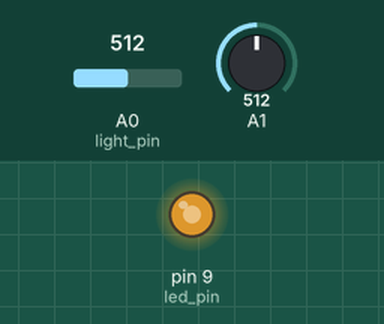
A sketch run on a simulated Arduino Uno, built with avr-gcc and run on an emulated ATmega328P. Shown: output pins drawn as LEDs (lit = HIGH). The test bench sets the inputs (shaded band); at power-on: A0 (light_pin) = 512, A1 = 512. What the sketch prints to the serial monitor is not drawn.

Above: at 1.8 s.
1.9 s: A0 (light_pin) set to 716
At 2.7 s:
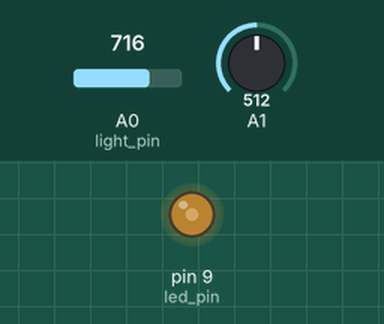
3.5 s: A0 (light_pin) set to 900
At 5.2 s:
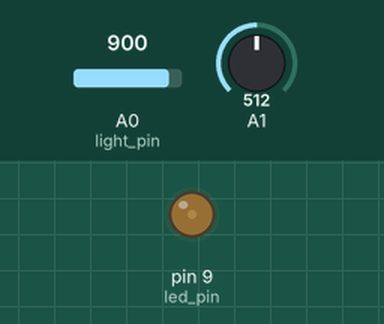
5.5 s: A0 (light_pin) set to 1023
At 7.0 s:
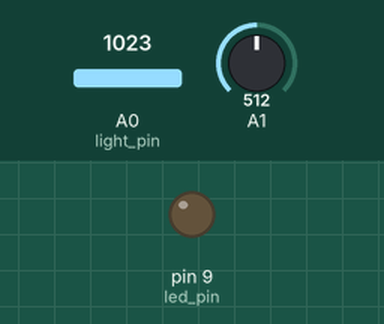
7.5 s: A0 (light_pin) set to 306
At 8.6 s:
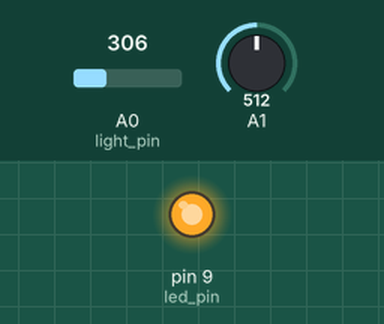
Timing chart, 0 to 10.5 s (numbered marks = the images above; inputs shaded):
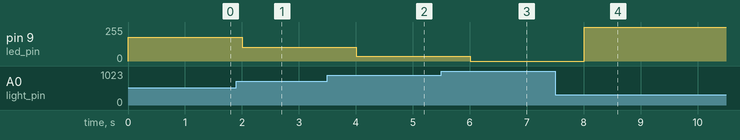

Measured:
- after the input at 1.9 s, pin 9 (led_pin): 178/255 → 104/255 after 0.10 s
- after the input at 3.5 s, pin 9 (led_pin): 104/255 → 37/255 after 0.50 s
- after the input at 5.5 s, pin 9 (led_pin): 37/255 → 0/255 after 0.51 s
- after the input at 7.5 s, pin 9 (led_pin): 0/255 → 253/255 after 0.51 s

The sketch:

Temp_Light_Sensor.ino
```cpp
/*
 * Read a temperature sensor and light sensor and transmit that data via ZigBee
 * to another unit with an LCD screen
 */

#include <SPI.h>

int ledPin = 13;
int temp_pin = 1;
float g_temp_C = 0;

void setup()
{
	// Open serial communications and wait for port to open:
	Serial.begin(9600);

	//pinMode(ledPin, OUTPUT);
}

int light_level = 0;

void send_message()
{
	Serial.print("T");
	Serial.print(g_temp_C, 2);
	Serial.print(";");

	Serial.print("L");
	Serial.print(light_level);
	Serial.print(";");
}

int light_pin = 0;
int led_pin = 9;

void read_light_level()
{
	light_level = analogRead(light_pin);
	light_level = map(light_level, 300, 1000, 255, 0);
	light_level = constrain(light_level, 0, 255);
	analogWrite(led_pin, light_level);
}

float get_volt_mV(int pin)
{
	return (analogRead(pin) * 0.004882814);
}

void read_temperature()
{
	float temp = get_volt_mV(temp_pin);
	temp = (temp - 0.5) * 100;
	g_temp_C = temp;
}

/*
void write_message()
{
	static int toggle = 0;
	if (toggle) {
		Serial.write("Steggy;");
		toggle = 0;
		digitalWrite(ledPin,HIGH);
	} else {
		Serial.write("Ira;");
		toggle = 1;
		digitalWrite(ledPin,LOW);
	}
}
*/

void loop()
{
	read_light_level();
	read_temperature();
	send_message();
	delay(1000);
}
```
